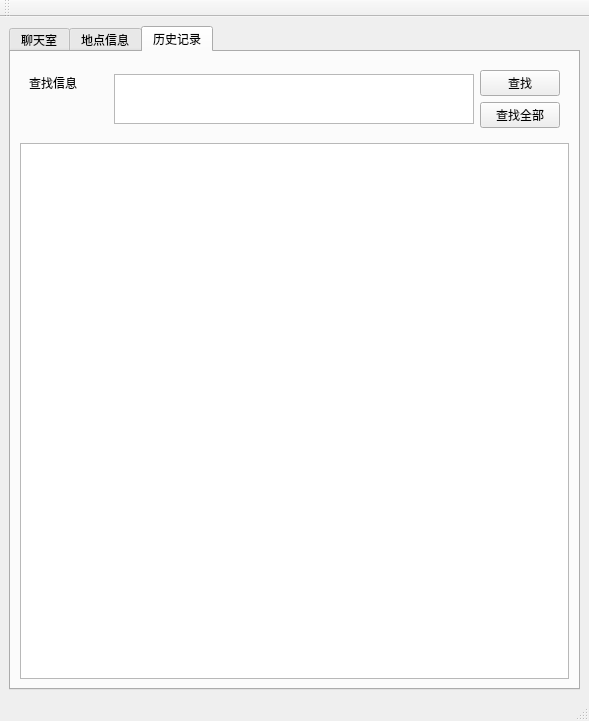
<?xml version="1.0" encoding="UTF-8"?>
<ui version="4.0">
 <class>Place</class>
 <widget class="QMainWindow" name="Place">
  <property name="geometry">
   <rect>
    <x>0</x>
    <y>0</y>
    <width>589</width>
    <height>721</height>
   </rect>
  </property>
  <property name="windowTitle">
   <string>MainWindow</string>
  </property>
  <widget class="QWidget" name="centralwidget">
   <layout class="QGridLayout" name="gridLayout">
    <item row="0" column="0">
     <widget class="QTabWidget" name="tabWidget">
      <property name="currentIndex">
       <number>2</number>
      </property>
      <property name="iconSize">
       <size>
        <width>16</width>
        <height>16</height>
       </size>
      </property>
      <property name="usesScrollButtons">
       <bool>true</bool>
      </property>
      <widget class="QWidget" name="tab_Communication">
       <attribute name="icon">
        <iconset resource="Icons.qrc">
         <normaloff>:/Icons/Chat.png</normaloff>:/Icons/Chat.png</iconset>
       </attribute>
       <attribute name="title">
        <string>聊天室</string>
       </attribute>
       <layout class="QGridLayout" name="gridLayout_4">
        <item row="1" column="0">
         <widget class="QWidget" name="widget_3" native="true">
          <layout class="QGridLayout" name="gridLayout_3">
           <item row="0" column="1">
            <spacer name="horizontalSpacer_4">
             <property name="orientation">
              <enum>Qt::Horizontal</enum>
             </property>
             <property name="sizeHint" stdset="0">
              <size>
               <width>460</width>
               <height>20</height>
              </size>
             </property>
            </spacer>
           </item>
           <item row="0" column="0">
            <widget class="QLabel" name="label_2">
             <property name="text">
              <string>编辑信息</string>
             </property>
            </widget>
           </item>
           <item row="1" column="0" colspan="2">
            <widget class="QPlainTextEdit" name="plainTextEdit_Edit"/>
           </item>
           <item row="3" column="0" colspan="2">
            <widget class="QPushButton" name="pushButton_Send">
             <property name="text">
              <string>发送</string>
             </property>
            </widget>
           </item>
          </layout>
         </widget>
        </item>
        <item row="0" column="0">
         <widget class="QWidget" name="widget_2" native="true">
          <layout class="QGridLayout" name="gridLayout_2">
           <item row="1" column="1">
            <spacer name="horizontalSpacer">
             <property name="orientation">
              <enum>Qt::Horizontal</enum>
             </property>
             <property name="sizeHint" stdset="0">
              <size>
               <width>40</width>
               <height>20</height>
              </size>
             </property>
            </spacer>
           </item>
           <item row="1" column="0">
            <widget class="QLabel" name="label">
             <property name="text">
              <string>消息记录</string>
             </property>
            </widget>
           </item>
           <item row="2" column="0" colspan="2">
            <widget class="QPlainTextEdit" name="plainTextEdit_History"/>
           </item>
          </layout>
         </widget>
        </item>
       </layout>
      </widget>
      <widget class="QWidget" name="tab_PlaceInfo">
       <attribute name="icon">
        <iconset resource="Icons.qrc">
         <normaloff>:/Icons/Place.png</normaloff>:/Icons/Place.png</iconset>
       </attribute>
       <attribute name="title">
        <string>地点信息</string>
       </attribute>
       <layout class="QGridLayout" name="gridLayout_8">
        <item row="0" column="0">
         <widget class="QWidget" name="widget_4" native="true">
          <layout class="QGridLayout" name="gridLayout_5">
           <item row="1" column="1">
            <widget class="QLineEdit" name="lineEdit_Address">
             <property name="readOnly">
              <bool>true</bool>
             </property>
            </widget>
           </item>
           <item row="0" column="0">
            <widget class="QLabel" name="label_3">
             <property name="text">
              <string>名称：</string>
             </property>
            </widget>
           </item>
           <item row="1" column="0">
            <widget class="QLabel" name="label_4">
             <property name="text">
              <string>地址：</string>
             </property>
            </widget>
           </item>
           <item row="0" column="1">
            <widget class="QLineEdit" name="lineEdit_Name">
             <property name="readOnly">
              <bool>true</bool>
             </property>
            </widget>
           </item>
          </layout>
         </widget>
        </item>
        <item row="0" column="1">
         <widget class="QWidget" name="widget_6" native="true">
          <layout class="QGridLayout" name="gridLayout_7">
           <item row="0" column="0">
            <widget class="QLabel" name="label_Photo">
             <property name="sizePolicy">
              <sizepolicy hsizetype="Minimum" vsizetype="Minimum">
               <horstretch>0</horstretch>
               <verstretch>0</verstretch>
              </sizepolicy>
             </property>
             <property name="minimumSize">
              <size>
               <width>200</width>
               <height>200</height>
              </size>
             </property>
             <property name="frameShape">
              <enum>QFrame::Box</enum>
             </property>
             <property name="text">
              <string/>
             </property>
            </widget>
           </item>
          </layout>
         </widget>
        </item>
        <item row="1" column="0" colspan="2">
         <widget class="QWidget" name="widget_5" native="true">
          <layout class="QGridLayout" name="gridLayout_6">
           <item row="0" column="0">
            <widget class="QLabel" name="label_5">
             <property name="text">
              <string>简介</string>
             </property>
            </widget>
           </item>
           <item row="1" column="0">
            <widget class="QPlainTextEdit" name="plainTextEdit_Introduction">
             <property name="readOnly">
              <bool>true</bool>
             </property>
            </widget>
           </item>
          </layout>
         </widget>
        </item>
       </layout>
      </widget>
      <widget class="QWidget" name="tab">
       <attribute name="icon">
        <iconset resource="Icons.qrc">
         <normaloff>:/Icons/History.png</normaloff>:/Icons/History.png</iconset>
       </attribute>
       <attribute name="title">
        <string>历史记录</string>
       </attribute>
       <layout class="QGridLayout" name="gridLayout_9">
        <item row="0" column="0">
         <widget class="QWidget" name="widget" native="true">
          <layout class="QGridLayout" name="gridLayout_10">
           <item row="0" column="0">
            <widget class="QLabel" name="label_6">
             <property name="text">
              <string>查找信息</string>
             </property>
            </widget>
           </item>
           <item row="0" column="1" rowspan="2">
            <widget class="QPlainTextEdit" name="plainTextEdit_Search">
             <property name="sizePolicy">
              <sizepolicy hsizetype="Minimum" vsizetype="Minimum">
               <horstretch>0</horstretch>
               <verstretch>0</verstretch>
              </sizepolicy>
             </property>
             <property name="minimumSize">
              <size>
               <width>360</width>
               <height>50</height>
              </size>
             </property>
             <property name="maximumSize">
              <size>
               <width>16777215</width>
               <height>50</height>
              </size>
             </property>
            </widget>
           </item>
           <item row="0" column="2">
            <widget class="QPushButton" name="pushButton_Search">
             <property name="text">
              <string>查找</string>
             </property>
             <property name="icon">
              <iconset resource="Icons.qrc">
               <normaloff>:/Icons/Search.png</normaloff>:/Icons/Search.png</iconset>
             </property>
            </widget>
           </item>
           <item row="1" column="2">
            <widget class="QPushButton" name="pushButton_Search_All">
             <property name="text">
              <string>查找全部</string>
             </property>
             <property name="icon">
              <iconset resource="Icons.qrc">
               <normaloff>:/Icons/Search.png</normaloff>:/Icons/Search.png</iconset>
             </property>
            </widget>
           </item>
          </layout>
         </widget>
        </item>
        <item row="1" column="0">
         <widget class="QPlainTextEdit" name="plainTextEdit_OldRecord">
          <property name="readOnly">
           <bool>true</bool>
          </property>
         </widget>
        </item>
       </layout>
      </widget>
     </widget>
    </item>
   </layout>
  </widget>
  <widget class="QStatusBar" name="statusBar"/>
  <widget class="QToolBar" name="toolBar">
   <property name="windowTitle">
    <string>toolBar</string>
   </property>
   <attribute name="toolBarArea">
    <enum>TopToolBarArea</enum>
   </attribute>
   <attribute name="toolBarBreak">
    <bool>false</bool>
   </attribute>
  </widget>
  <action name="actionBack">
   <property name="icon">
    <iconset resource="Icons.qrc">
     <normaloff>:/Icons/Previous.png</normaloff>:/Icons/Previous.png</iconset>
   </property>
   <property name="text">
    <string>Back</string>
   </property>
  </action>
 </widget>
 <resources>
  <include location="Icons.qrc"/>
 </resources>
 <connections/>
</ui>
